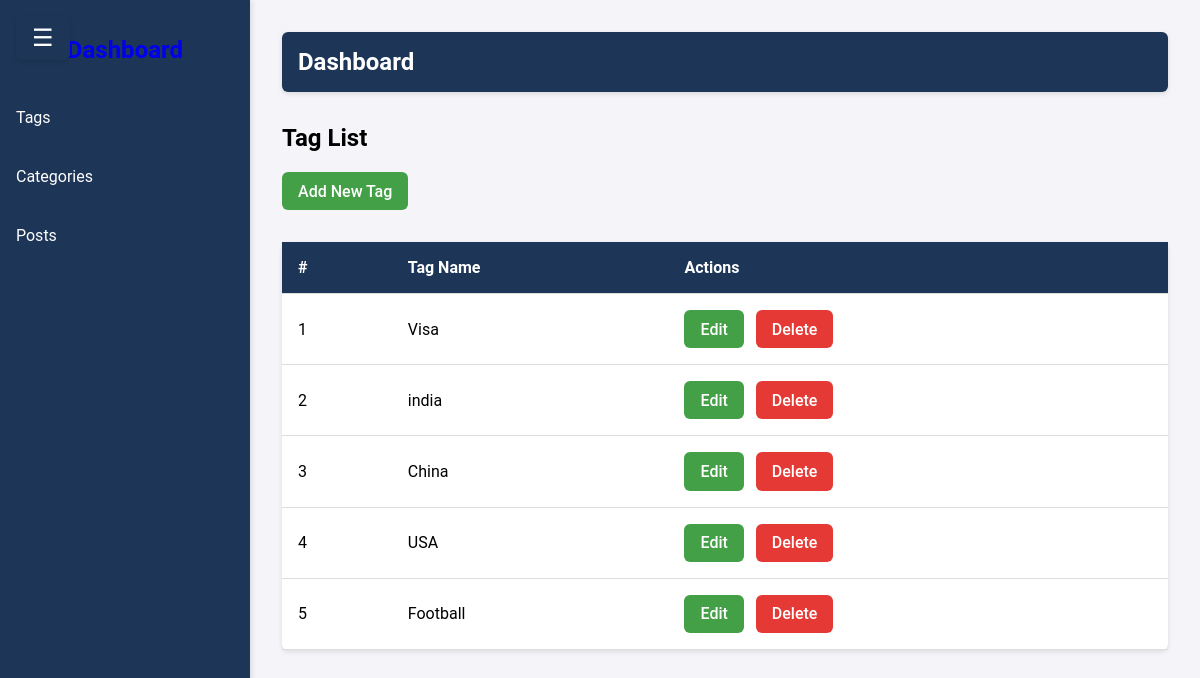
/dashboard/tags/, run on the app's committed database.
### newspaper/models.py (models this page shows, shortened)
class TimeStampModel(models.Model):
    created_at = models.DateTimeField(auto_now_add=True)
    updated_at = models.DateTimeField(auto_now=True)
    class Meta:
        abstract = True #dont create table in db

class Tag(TimeStampModel):
    name = models.CharField(max_length=100)

### newspaper/views.py (the view)
# urls.py: path("dashboard/tags/", views.DashboardTagListView.as_view(), name="dashboard-tags"),
class DashboardTagListView(ListView):
    model = Tag
    template_name = "dashboard/tag-list.html"
    context_object_name = "tags"

### newspaper/navigation.py (called while the page is built)
def nav(request):
    categories = Category.objects.all()[:4]
    return {"categories": categories}

### templates/dashboard/tag-list.html (shortened to what this page needs)
{% extends "dashboard/index.html" %}
{% block content %}
  <h2>Tag List</h2>
  <a href="{% url 'dashboard-tag-add' %}" class="btn btn-success">Add New Tag</a>
  <table>
    <thead>
      <tr>
        <th>#</th>
        <th>Tag Name</th>
        <th>Actions</th>
      </tr>
    </thead>
    <tbody>
      {% for tag in tags %}
      <tr>
        <td>{{ forloop.counter }}</td>
        <td>{{ tag.name }}</td>
        <td>
          <a href="{% url 'dashboard-tag-edit' tag.id %}" class="btn btn-success">Edit</a>
          <a href="{% url 'dashboard-tag-delete' tag.id %}" class="btn btn-danger">Delete</a>
        </td>
      </tr>
      {% endfor %}
    </tbody>
  </table>
{% endblock %}

### static/css/dashboard.css (style rules this page uses)
body { margin: 0; padding: 0; font-family: "Roboto", sans-serif; display: flex; min-height: 100vh; background-color: #f4f4f9; }
table { width: 100%; border-collapse: collapse; margin: 2rem 0; background: white; border-radius: 6px; box-shadow: 0 2px 5px rgba(0, 0, 0, 0.1); }
table thead { background-color: #1d3557; color: white; }
th, td { padding: 1rem; text-align: left; border-bottom: 1px solid #ddd; }
.btn { display: inline-block; padding: 0.6rem 1rem; text-decoration: none; border-radius: 6px; color: white; font-weight: 500; margin-right: 0.5rem; transition: all 0.3s; }
.btn-danger { background-color: #e53935; }
.btn-success { background-color: #43a047; }

### data on the page
Tag: name "Visa"
Tag: name "india"
Tag: name "China"
Tag: name "USA"
Tag: name "Football"
